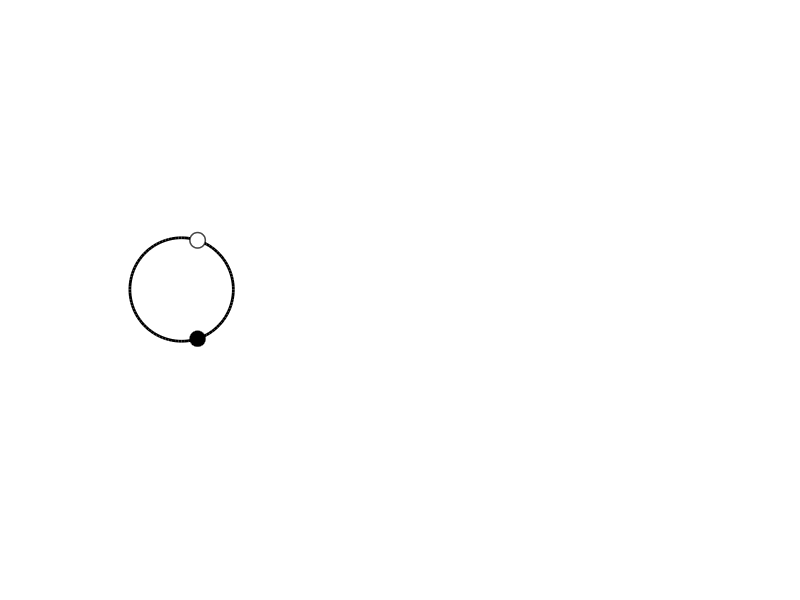

The MATLAB source for this figure: (Note: this script raises an error after producing the figure.)
theta=[0:100]/100*2*pi;
x=cos(theta);
y=sin(theta);

subplot(131);
plot(x,y,'-k','Linewidth',2);
axis([-1.5,1.5,-1.5,1.5]); axis('square');
axis off;

hold on;
theta0=-0.4*pi;
x0=cos(theta0);
y0=sin(theta0);
eps=0.15;
fill(x0+eps*x,y0+eps*y,'k');

y0=-y0;
fill(x0+eps*x,y0+eps*y,'w','Linewidth',1);

epsilon=0.1;
theta0=0.4;
x0=cos(theta0); y0=sin(theta0);
v=[sin(theta0+0.1),-cos(theta0+0.1)]; width=2; col='-k';
arrow(-1.5,1.5,-1.5,1.5,x0,y0,v,epsilon,width,col);

theta0=-0.4;
x0=cos(theta0); y0=sin(theta0);
v=[sin(theta0+0.1),-cos(theta0+0.1)]; width=2; col='-k';
arrow(-1.5,1.5,-1.5,1.5,x0,y0,v,epsilon,width,col);

theta0=-2/3*pi;
x0=cos(theta0); y0=sin(theta0);
v=-[sin(theta0-0.1),-cos(theta0-0.1)]; width=2; col='-k';
arrow(-1.5,1.5,-1.5,1.5,x0,y0,v,epsilon,width,col);

theta0=2/3*pi;
x0=cos(theta0); y0=sin(theta0);
v=-[sin(theta0-0.1),-cos(theta0-0.1)]; width=2; col='-k';
arrow(-1.5,1.5,-1.5,1.5,x0,y0,v,epsilon,width,col);

theta0=pi;
x0=cos(theta0); y0=sin(theta0);
v=-[sin(theta0-0.1),-cos(theta0-0.1)]; width=2; col='-k';
arrow(-1.5,1.5,-1.5,1.5,x0,y0,v,epsilon,width,col);

text(-1.0,1.6,'$I < 1/(4\tau_m)$','Fontsize',16);
hold off;

theta=[0:100]/100*2*pi;
x=cos(theta);
y=sin(theta);
subplot(132);
plot(x,y,'-k','Linewidth',2);
axis([-1.5,1.5,-1.5,1.5]); axis('square');
axis off;

hold on;
theta=[0:100]/100*pi;
fill([1-eps,1+eps,1+eps*cos(theta)],[0,0,-eps*sin(theta)],'k');
fill([1-eps,1+eps,1+eps*cos(theta)],[0,0,+eps*sin(theta)],'w','Linewidth',1);

theta0=-2/3*pi;
x0=cos(theta0); y0=sin(theta0);
v=-[sin(theta0-0.1),-cos(theta0-0.1)]; width=2; col='-k';
arrow(-1.5,1.5,-1.5,1.5,x0,y0,v,epsilon,width,col);

theta0=1/3*pi;
x0=cos(theta0); y0=sin(theta0);
v=-[sin(theta0-0.1),-cos(theta0-0.1)]; width=2; col='-k';
arrow(-1.5,1.5,-1.5,1.5,x0,y0,v,epsilon,width,col);

theta0=-1/3*pi;
x0=cos(theta0); y0=sin(theta0);
v=-[sin(theta0-0.1),-cos(theta0-0.1)]; width=2; col='-k';
arrow(-1.5,1.5,-1.5,1.5,x0,y0,v,epsilon,width,col);

theta0=2/3*pi;
x0=cos(theta0); y0=sin(theta0);
v=-[sin(theta0-0.1),-cos(theta0-0.1)]; width=2; col='-k';
arrow(-1.5,1.5,-1.5,1.5,x0,y0,v,epsilon,width,col);


theta0=pi;
x0=cos(theta0); y0=sin(theta0);
v=-[sin(theta0-0.1),-cos(theta0-0.1)]; width=2; col='-k';
arrow(-1.5,1.5,-1.5,1.5,x0,y0,v,epsilon,width,col);

text(-1,1.6,'$I = 1/(4\tau_m)$','Fontsize',16);
hold off;


theta=[0:100]/100*2*pi;
x=cos(theta);
y=sin(theta);
subplot(133);
plot(x,y,'-k','Linewidth',2);
axis([-1.5,1.5,-1.5,1.5]); axis('square');
axis off;

hold on;
theta0=-2/3*pi;
x0=cos(theta0); y0=sin(theta0);
v=-[sin(theta0-0.1),-cos(theta0-0.1)]; width=2; col='-k';
arrow(-1.5,1.5,-1.5,1.5,x0,y0,v,epsilon,width,col);

theta0=1/3*pi;
x0=cos(theta0); y0=sin(theta0);
v=-[sin(theta0-0.1),-cos(theta0-0.1)]; width=2; col='-k';
arrow(-1.5,1.5,-1.5,1.5,x0,y0,v,epsilon,width,col);

theta0=-1/3*pi;
x0=cos(theta0); y0=sin(theta0);
v=-[sin(theta0-0.1),-cos(theta0-0.1)]; width=2; col='-k';
arrow(-1.5,1.5,-1.5,1.5,x0,y0,v,epsilon,width,col);

theta0=2/3*pi;
x0=cos(theta0); y0=sin(theta0);
v=-[sin(theta0-0.1),-cos(theta0-0.1)]; width=2; col='-k';
arrow(-1.5,1.5,-1.5,1.5,x0,y0,v,epsilon,width,col);


theta0=pi;
x0=cos(theta0); y0=sin(theta0);
v=-[sin(theta0-0.1),-cos(theta0-0.1)]; width=2; col='-k';
arrow(-1.5,1.5,-1.5,1.5,x0,y0,v,epsilon,width,col);

theta0=0;
x0=cos(theta0); y0=sin(theta0);
v=-[sin(theta0-0.1),-cos(theta0-0.1)]; width=2; col='-k';
arrow(-1.5,1.5,-1.5,1.5,x0,y0,v,epsilon,width,col);

text(-1.1,1.6,'$I > 1/(4\tau_m)$','Fontsize',16);
hold off;


shg;